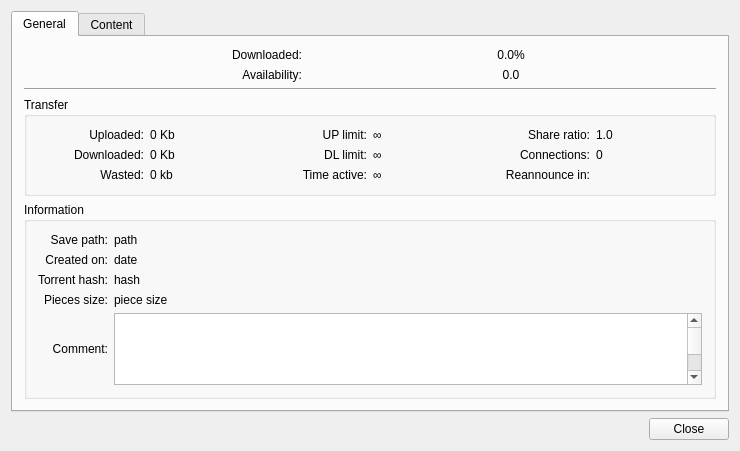
<?xml version="1.0" encoding="UTF-8"?>
<ui version="4.0">
 <class>torrent_properties</class>
 <widget class="QDialog" name="torrent_properties">
  <property name="geometry">
   <rect>
    <x>0</x>
    <y>0</y>
    <width>740</width>
    <height>421</height>
   </rect>
  </property>
  <property name="windowTitle">
   <string>Properties</string>
  </property>
  <layout class="QVBoxLayout" name="verticalLayout">
   <item>
    <widget class="QTabWidget" name="tabWidget">
     <property name="currentIndex">
      <number>0</number>
     </property>
     <widget class="QWidget" name="tab_3">
      <attribute name="title">
       <string>General</string>
      </attribute>
      <layout class="QVBoxLayout" name="verticalLayout_2">
       <item>
        <layout class="QHBoxLayout" name="ProgressHLayout">
         <property name="sizeConstraint">
          <enum>QLayout::SetDefaultConstraint</enum>
         </property>
         <item>
          <widget class="QLabel" name="downloaded_pieces_lbl">
           <property name="sizePolicy">
            <sizepolicy hsizetype="Minimum" vsizetype="Fixed">
             <horstretch>0</horstretch>
             <verstretch>0</verstretch>
            </sizepolicy>
           </property>
           <property name="maximumSize">
            <size>
             <width>100</width>
             <height>16777215</height>
            </size>
           </property>
           <property name="text">
            <string>Downloaded:</string>
           </property>
           <property name="alignment">
            <set>Qt::AlignRight|Qt::AlignTrailing|Qt::AlignVCenter</set>
           </property>
          </widget>
         </item>
         <item>
          <widget class="QLabel" name="progress_lbl">
           <property name="sizePolicy">
            <sizepolicy hsizetype="Minimum" vsizetype="Fixed">
             <horstretch>0</horstretch>
             <verstretch>0</verstretch>
            </sizepolicy>
           </property>
           <property name="maximumSize">
            <size>
             <width>50</width>
             <height>16777215</height>
            </size>
           </property>
           <property name="text">
            <string notr="true">0.0%</string>
           </property>
           <property name="alignment">
            <set>Qt::AlignCenter</set>
           </property>
           <property name="margin">
            <number>0</number>
           </property>
          </widget>
         </item>
        </layout>
       </item>
       <item>
        <layout class="QHBoxLayout" name="ProgressHLayout_2">
         <property name="sizeConstraint">
          <enum>QLayout::SetDefaultConstraint</enum>
         </property>
         <item>
          <widget class="QLabel" name="avail_pieces_lbl">
           <property name="sizePolicy">
            <sizepolicy hsizetype="Minimum" vsizetype="Fixed">
             <horstretch>0</horstretch>
             <verstretch>0</verstretch>
            </sizepolicy>
           </property>
           <property name="maximumSize">
            <size>
             <width>100</width>
             <height>16777215</height>
            </size>
           </property>
           <property name="text">
            <string>Availability:</string>
           </property>
           <property name="alignment">
            <set>Qt::AlignRight|Qt::AlignTrailing|Qt::AlignVCenter</set>
           </property>
          </widget>
         </item>
         <item>
          <widget class="QLabel" name="avail_average_lbl">
           <property name="maximumSize">
            <size>
             <width>50</width>
             <height>16777215</height>
            </size>
           </property>
           <property name="text">
            <string notr="true">0.0</string>
           </property>
           <property name="alignment">
            <set>Qt::AlignCenter</set>
           </property>
          </widget>
         </item>
        </layout>
       </item>
       <item>
        <widget class="Line" name="line_2">
         <property name="orientation">
          <enum>Qt::Horizontal</enum>
         </property>
        </widget>
       </item>
       <item>
        <widget class="QGroupBox" name="groupBox">
         <property name="title">
          <string>Transfer</string>
         </property>
         <layout class="QGridLayout" name="gridLayout_2">
          <item row="0" column="0">
           <widget class="QLabel" name="label_5">
            <property name="text">
             <string>Uploaded:</string>
            </property>
            <property name="alignment">
             <set>Qt::AlignRight|Qt::AlignTrailing|Qt::AlignVCenter</set>
            </property>
           </widget>
          </item>
          <item row="0" column="1">
           <widget class="QLabel" name="upTotal">
            <property name="text">
             <string notr="true">0 Kb</string>
            </property>
           </widget>
          </item>
          <item row="0" column="2">
           <widget class="QLabel" name="label">
            <property name="text">
             <string>UP limit:</string>
            </property>
            <property name="alignment">
             <set>Qt::AlignRight|Qt::AlignTrailing|Qt::AlignVCenter</set>
            </property>
           </widget>
          </item>
          <item row="0" column="3">
           <widget class="QLabel" name="lbl_uplimit">
            <property name="text">
             <string notr="true">∞</string>
            </property>
           </widget>
          </item>
          <item row="0" column="4">
           <widget class="QLabel" name="lbl_ratio">
            <property name="text">
             <string>Share ratio:</string>
            </property>
            <property name="alignment">
             <set>Qt::AlignRight|Qt::AlignTrailing|Qt::AlignVCenter</set>
            </property>
           </widget>
          </item>
          <item row="0" column="6">
           <widget class="QLabel" name="shareRatio">
            <property name="text">
             <string notr="true">1.0</string>
            </property>
           </widget>
          </item>
          <item row="1" column="0">
           <widget class="QLabel" name="label_6">
            <property name="text">
             <string>Downloaded:</string>
            </property>
            <property name="alignment">
             <set>Qt::AlignRight|Qt::AlignTrailing|Qt::AlignVCenter</set>
            </property>
           </widget>
          </item>
          <item row="1" column="1">
           <widget class="QLabel" name="dlTotal">
            <property name="text">
             <string notr="true">0 Kb</string>
            </property>
           </widget>
          </item>
          <item row="1" column="2">
           <widget class="QLabel" name="label_2">
            <property name="text">
             <string>DL limit:</string>
            </property>
            <property name="alignment">
             <set>Qt::AlignRight|Qt::AlignTrailing|Qt::AlignVCenter</set>
            </property>
           </widget>
          </item>
          <item row="1" column="3">
           <widget class="QLabel" name="lbl_dllimit">
            <property name="text">
             <string notr="true">∞</string>
            </property>
           </widget>
          </item>
          <item row="1" column="4">
           <widget class="QLabel" name="label_4">
            <property name="text">
             <string>Connections:</string>
            </property>
            <property name="alignment">
             <set>Qt::AlignRight|Qt::AlignTrailing|Qt::AlignVCenter</set>
            </property>
           </widget>
          </item>
          <item row="1" column="6">
           <widget class="QLabel" name="lbl_connections">
            <property name="text">
             <string notr="true">0</string>
            </property>
           </widget>
          </item>
          <item row="2" column="0">
           <widget class="QLabel" name="label_8">
            <property name="text">
             <string>Wasted:</string>
            </property>
            <property name="alignment">
             <set>Qt::AlignRight|Qt::AlignTrailing|Qt::AlignVCenter</set>
            </property>
           </widget>
          </item>
          <item row="2" column="1">
           <widget class="QLabel" name="wasted">
            <property name="text">
             <string notr="true">0 kb</string>
            </property>
           </widget>
          </item>
          <item row="2" column="2">
           <widget class="QLabel" name="label_7">
            <property name="text">
             <string extracomment="Time (duration) the torrent is active (not paused)">Time active:</string>
            </property>
            <property name="alignment">
             <set>Qt::AlignRight|Qt::AlignTrailing|Qt::AlignVCenter</set>
            </property>
           </widget>
          </item>
          <item row="2" column="3">
           <widget class="QLabel" name="lbl_elapsed">
            <property name="text">
             <string notr="true">∞</string>
            </property>
           </widget>
          </item>
          <item row="2" column="4">
           <widget class="QLabel" name="label_10">
            <property name="text">
             <string>Reannounce in:</string>
            </property>
            <property name="alignment">
             <set>Qt::AlignRight|Qt::AlignTrailing|Qt::AlignVCenter</set>
            </property>
           </widget>
          </item>
          <item row="2" column="6">
           <widget class="QLabel" name="reannounce_lbl">
            <property name="sizePolicy">
             <sizepolicy hsizetype="Minimum" vsizetype="Preferred">
              <horstretch>0</horstretch>
              <verstretch>0</verstretch>
             </sizepolicy>
            </property>
            <property name="text">
             <string notr="true"/>
            </property>
           </widget>
          </item>
         </layout>
        </widget>
       </item>
       <item>
        <widget class="QGroupBox" name="groupTorrentInfos">
         <property name="title">
          <string>Information</string>
         </property>
         <layout class="QGridLayout" name="gridLayout">
          <item row="0" column="0">
           <widget class="QLabel" name="savePath_lbl">
            <property name="sizePolicy">
             <sizepolicy hsizetype="Preferred" vsizetype="Fixed">
              <horstretch>0</horstretch>
              <verstretch>0</verstretch>
             </sizepolicy>
            </property>
            <property name="text">
             <string>Save path:</string>
            </property>
            <property name="alignment">
             <set>Qt::AlignRight|Qt::AlignTrailing|Qt::AlignVCenter</set>
            </property>
           </widget>
          </item>
          <item row="0" column="1">
           <layout class="QHBoxLayout" name="horizontalLayout_2">
            <item>
             <widget class="QLabel" name="save_path">
              <property name="sizePolicy">
               <sizepolicy hsizetype="Preferred" vsizetype="Fixed">
                <horstretch>0</horstretch>
                <verstretch>0</verstretch>
               </sizepolicy>
              </property>
              <property name="text">
               <string notr="true">path</string>
              </property>
             </widget>
            </item>
            <item>
             <spacer name="horizontalSpacer_4">
              <property name="orientation">
               <enum>Qt::Horizontal</enum>
              </property>
              <property name="sizeHint" stdset="0">
               <size>
                <width>40</width>
                <height>14</height>
               </size>
              </property>
             </spacer>
            </item>
           </layout>
          </item>
          <item row="1" column="0">
           <widget class="QLabel" name="label_9">
            <property name="sizePolicy">
             <sizepolicy hsizetype="Preferred" vsizetype="Fixed">
              <horstretch>0</horstretch>
              <verstretch>0</verstretch>
             </sizepolicy>
            </property>
            <property name="text">
             <string>Created on:</string>
            </property>
            <property name="alignment">
             <set>Qt::AlignRight|Qt::AlignTrailing|Qt::AlignVCenter</set>
            </property>
           </widget>
          </item>
          <item row="1" column="1">
           <layout class="QHBoxLayout" name="horizontalLayout_6">
            <item>
             <widget class="QLabel" name="lbl_creationDate">
              <property name="sizePolicy">
               <sizepolicy hsizetype="Preferred" vsizetype="Fixed">
                <horstretch>0</horstretch>
                <verstretch>0</verstretch>
               </sizepolicy>
              </property>
              <property name="text">
               <string notr="true">date</string>
              </property>
             </widget>
            </item>
            <item>
             <spacer name="horizontalSpacer_6">
              <property name="orientation">
               <enum>Qt::Horizontal</enum>
              </property>
              <property name="sizeHint" stdset="0">
               <size>
                <width>40</width>
                <height>14</height>
               </size>
              </property>
             </spacer>
            </item>
           </layout>
          </item>
          <item row="2" column="0">
           <widget class="QLabel" name="hash_lbl2">
            <property name="sizePolicy">
             <sizepolicy hsizetype="Preferred" vsizetype="Fixed">
              <horstretch>0</horstretch>
              <verstretch>0</verstretch>
             </sizepolicy>
            </property>
            <property name="text">
             <string>Torrent hash:</string>
            </property>
            <property name="alignment">
             <set>Qt::AlignRight|Qt::AlignTrailing|Qt::AlignVCenter</set>
            </property>
           </widget>
          </item>
          <item row="2" column="1">
           <layout class="QHBoxLayout" name="horizontalLayout_5">
            <item>
             <widget class="QLabel" name="hash_lbl">
              <property name="sizePolicy">
               <sizepolicy hsizetype="Preferred" vsizetype="Fixed">
                <horstretch>0</horstretch>
                <verstretch>0</verstretch>
               </sizepolicy>
              </property>
              <property name="text">
               <string notr="true">hash</string>
              </property>
              <property name="textInteractionFlags">
               <set>Qt::LinksAccessibleByMouse|Qt::TextSelectableByMouse</set>
              </property>
             </widget>
            </item>
            <item>
             <spacer name="horizontalSpacer_7">
              <property name="orientation">
               <enum>Qt::Horizontal</enum>
              </property>
              <property name="sizeHint" stdset="0">
               <size>
                <width>40</width>
                <height>14</height>
               </size>
              </property>
             </spacer>
            </item>
           </layout>
          </item>
          <item row="3" column="0">
           <widget class="QLabel" name="label_3">
            <property name="text">
             <string>Pieces size:</string>
            </property>
            <property name="alignment">
             <set>Qt::AlignRight|Qt::AlignTrailing|Qt::AlignVCenter</set>
            </property>
           </widget>
          </item>
          <item row="3" column="1">
           <layout class="QHBoxLayout" name="horizontalLayout_7">
            <item>
             <widget class="QLabel" name="pieceSize_lbl">
              <property name="sizePolicy">
               <sizepolicy hsizetype="Preferred" vsizetype="Fixed">
                <horstretch>0</horstretch>
                <verstretch>0</verstretch>
               </sizepolicy>
              </property>
              <property name="text">
               <string notr="true">piece size</string>
              </property>
              <property name="textInteractionFlags">
               <set>Qt::LinksAccessibleByMouse|Qt::TextSelectableByMouse</set>
              </property>
             </widget>
            </item>
            <item>
             <spacer name="horizontalSpacer_8">
              <property name="orientation">
               <enum>Qt::Horizontal</enum>
              </property>
              <property name="sizeHint" stdset="0">
               <size>
                <width>40</width>
                <height>14</height>
               </size>
              </property>
             </spacer>
            </item>
           </layout>
          </item>
          <item row="4" column="0">
           <widget class="QLabel" name="comment_lbl2">
            <property name="text">
             <string>Comment:</string>
            </property>
            <property name="alignment">
             <set>Qt::AlignRight|Qt::AlignTrailing|Qt::AlignVCenter</set>
            </property>
           </widget>
          </item>
          <item row="4" column="1">
           <layout class="QHBoxLayout" name="horizontalLayout_4">
            <item>
             <widget class="QTextBrowser" name="comment_text">
              <property name="html">
               <string notr="true">&lt;!DOCTYPE HTML PUBLIC &quot;-//W3C//DTD HTML 4.0//EN&quot; &quot;http://www.w3.org/TR/REC-html40/strict.dtd&quot;&gt;
&lt;html&gt;&lt;head&gt;&lt;meta name=&quot;qrichtext&quot; content=&quot;1&quot; /&gt;&lt;style type=&quot;text/css&quot;&gt;
p, li { white-space: pre-wrap; }
&lt;/style&gt;&lt;/head&gt;&lt;body style=&quot; font-family:'MS Shell Dlg 2'; font-size:8.25pt; font-weight:400; font-style:normal;&quot;&gt;
&lt;table border=&quot;0&quot; style=&quot;-qt-table-type: root; margin-top:4px; margin-bottom:4px; margin-left:4px; margin-right:4px;&quot;&gt;
&lt;tr&gt;
&lt;td style=&quot;border: none;&quot;&gt;
&lt;p style=&quot;-qt-paragraph-type:empty; margin-top:0px; margin-bottom:0px; margin-left:0px; margin-right:0px; -qt-block-indent:0; text-indent:0px; font-size:8pt;&quot;&gt;&lt;br /&gt;&lt;/p&gt;
&lt;p style=&quot;-qt-paragraph-type:empty; margin-top:0px; margin-bottom:0px; margin-left:0px; margin-right:0px; -qt-block-indent:0; text-indent:0px; font-size:8pt;&quot;&gt;&lt;br /&gt;&lt;/p&gt;
&lt;p style=&quot;-qt-paragraph-type:empty; margin-top:0px; margin-bottom:0px; margin-left:0px; margin-right:0px; -qt-block-indent:0; text-indent:0px; font-size:8pt;&quot;&gt;&lt;br /&gt;&lt;/p&gt;
&lt;p style=&quot;-qt-paragraph-type:empty; margin-top:0px; margin-bottom:0px; margin-left:0px; margin-right:0px; -qt-block-indent:0; text-indent:0px; font-family:'Cantarell'; font-size:8pt;&quot;&gt;&lt;br /&gt;&lt;/p&gt;
&lt;p style=&quot;-qt-paragraph-type:empty; margin-top:0px; margin-bottom:0px; margin-left:0px; margin-right:0px; -qt-block-indent:0; text-indent:0px; font-family:'Sans'; font-size:8pt;&quot;&gt;&lt;br /&gt;&lt;/p&gt;
&lt;p style=&quot;-qt-paragraph-type:empty; margin-top:0px; margin-bottom:0px; margin-left:0px; margin-right:0px; -qt-block-indent:0; text-indent:0px; font-family:'Sans'; font-size:8pt;&quot;&gt;&lt;br /&gt;&lt;/p&gt;
&lt;p style=&quot;-qt-paragraph-type:empty; margin-top:0px; margin-bottom:0px; margin-left:0px; margin-right:0px; -qt-block-indent:0; text-indent:0px; font-family:'Ubuntu'; font-size:8pt;&quot;&gt;&lt;br /&gt;&lt;/p&gt;
&lt;p style=&quot;-qt-paragraph-type:empty; margin-top:0px; margin-bottom:0px; margin-left:0px; margin-right:0px; -qt-block-indent:0; text-indent:0px; font-family:'Ubuntu'; font-size:8pt;&quot;&gt;&lt;br /&gt;&lt;/p&gt;
&lt;p style=&quot;-qt-paragraph-type:empty; margin-top:0px; margin-bottom:0px; margin-left:0px; margin-right:0px; -qt-block-indent:0; text-indent:0px; font-family:'Ubuntu'; font-size:8pt;&quot;&gt;&lt;br /&gt;&lt;/p&gt;
&lt;p style=&quot;-qt-paragraph-type:empty; margin-top:0px; margin-bottom:0px; margin-left:0px; margin-right:0px; -qt-block-indent:0; text-indent:0px; font-family:'Sans'; font-size:8pt;&quot;&gt;&lt;br /&gt;&lt;/p&gt;&lt;/td&gt;&lt;/tr&gt;&lt;/table&gt;&lt;/body&gt;&lt;/html&gt;</string>
              </property>
              <property name="openExternalLinks">
               <bool>true</bool>
              </property>
              <property name="openLinks">
               <bool>true</bool>
              </property>
             </widget>
            </item>
           </layout>
          </item>
         </layout>
        </widget>
       </item>
      </layout>
     </widget>
     <widget class="QWidget" name="tab_4">
      <attribute name="title">
       <string>Content</string>
      </attribute>
      <layout class="QVBoxLayout" name="verticalLayout_5">
       <item>
        <widget class="QTreeView" name="filesList">
         <property name="contextMenuPolicy">
          <enum>Qt::CustomContextMenu</enum>
         </property>
         <property name="editTriggers">
          <set>QAbstractItemView::AllEditTriggers</set>
         </property>
         <property name="selectionMode">
          <enum>QAbstractItemView::ExtendedSelection</enum>
         </property>
         <property name="allColumnsShowFocus">
          <bool>true</bool>
         </property>
        </widget>
       </item>
       <item>
        <layout class="QHBoxLayout" name="_6">
         <item>
          <spacer>
           <property name="orientation">
            <enum>Qt::Horizontal</enum>
           </property>
           <property name="sizeHint" stdset="0">
            <size>
             <width>40</width>
             <height>20</height>
            </size>
           </property>
          </spacer>
         </item>
         <item>
          <widget class="QPushButton" name="selectAllButton">
           <property name="text">
            <string>Select All</string>
           </property>
          </widget>
         </item>
         <item>
          <widget class="QPushButton" name="selectNoneButton">
           <property name="text">
            <string>Select None</string>
           </property>
          </widget>
         </item>
         <item>
          <spacer>
           <property name="orientation">
            <enum>Qt::Horizontal</enum>
           </property>
           <property name="sizeHint" stdset="0">
            <size>
             <width>40</width>
             <height>20</height>
            </size>
           </property>
          </spacer>
         </item>
        </layout>
       </item>
      </layout>
     </widget>
    </widget>
   </item>
   <item alignment="Qt::AlignRight">
    <widget class="QPushButton" name="btnClose">
     <property name="text">
      <string>Close</string>
     </property>
    </widget>
   </item>
  </layout>
  <action name="actionNormal">
   <property name="text">
    <string>Normal</string>
   </property>
  </action>
  <action name="actionHigh">
   <property name="text">
    <string>High</string>
   </property>
  </action>
  <action name="actionMaximum">
   <property name="text">
    <string>Maximum</string>
   </property>
  </action>
  <action name="actionNot_downloaded">
   <property name="text">
    <string>Do not download</string>
   </property>
   <property name="toolTip">
    <string>Do not download</string>
   </property>
  </action>
 </widget>
 <layoutdefault spacing="6" margin="11"/>
 <resources/>
 <connections/>
</ui>
